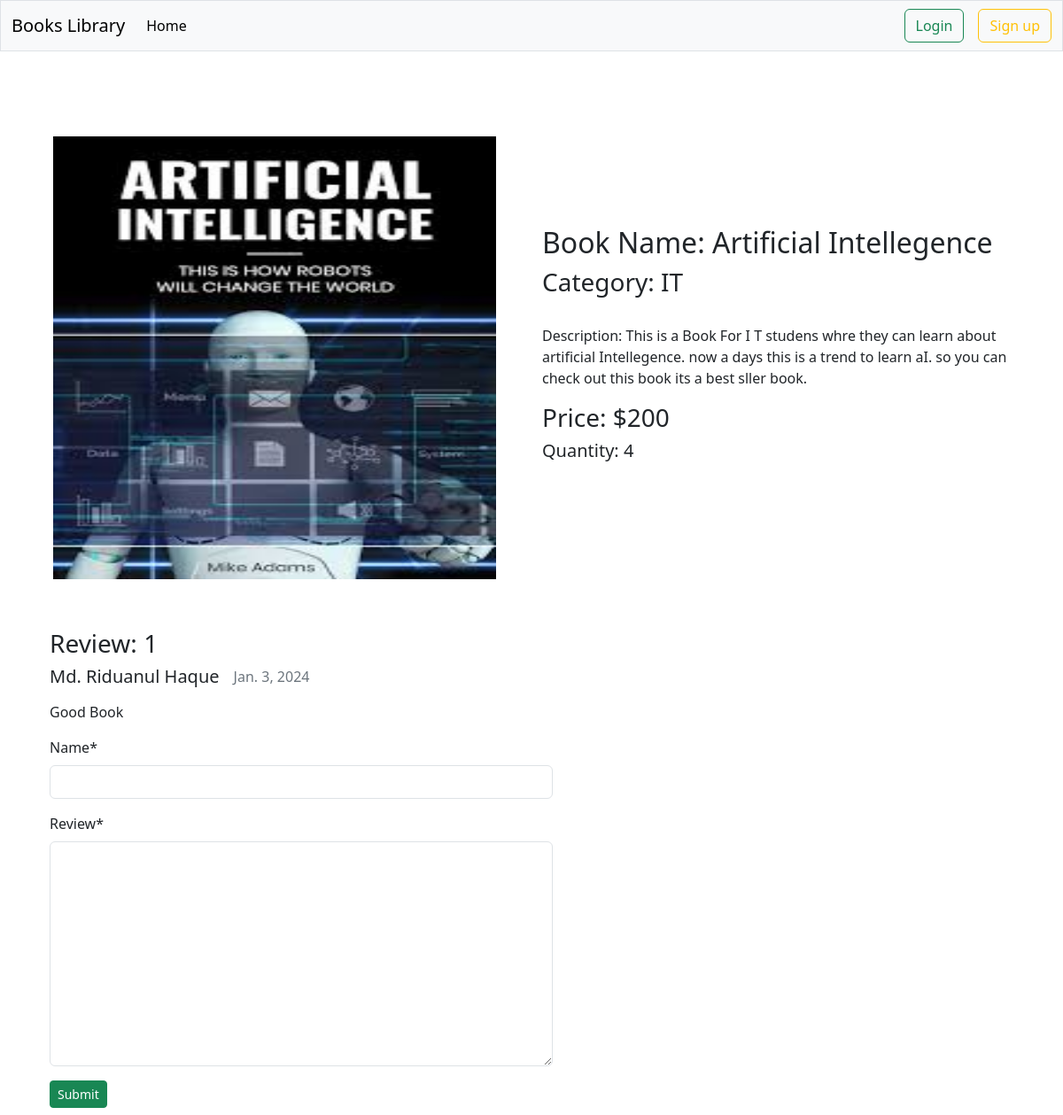
The app's page /books/details/1 with its own data.
### books/models.py (models this page shows, shortened)
class Book(models.Model):
    book_title = models.CharField(max_length=100)
    category = models.ForeignKey(Category, related_name = 'category', on_delete = models.CASCADE)
    price = models.IntegerField()
    description= models.TextField()
    image = models.ImageField(upload_to='books/media/', blank= True, null=True)
    quantity= models.PositiveIntegerField(default=0)

class Category(models.Model):
    category_name = models.CharField(max_length=100)
    slug = models.SlugField(max_length=100, unique= True, null=True, blank=True)

class Reviews(models.Model):
    book = models.ForeignKey(Book, on_delete=models.CASCADE, related_name='reviews', null=True)
    name = models.CharField(max_length=100)
    date = models.DateField(auto_now_add = True)
    review = models.TextField()

### books/views.py (the view, shortened to what this page needs)
# urls.py: path('details/<int:pk>',views.BookDetailsView.as_view(), name='details' ),
class BookDetailsView(DetailView):
    model = Book
    template_name ='details.html'
    context_object_name = 'book'
    def get_context_data(self, *args, **kwargs):
        context = super().get_context_data(*args, **kwargs)
        book = self.get_object()
        reviews = book.reviews.all
        review_form = ReviewForm()
        context['reviews'] = reviews
        context['review_form'] = review_form
        return context

### books/forms.py
class ReviewForm(forms.ModelForm):
    class Meta:
        model = Reviews
        fields = ['name', 'review']

### books/templates/Details.html (shortened to what this page needs)
{% extends "base.html" %}
{% block content %}
{%load crispy_forms_tags%}
    <div class=" row d-flex flex-wrap pt-5 justify-content-center align-items-center  mx-5">
        <div class="col-md-6 col-sm-12 pt-5  ">
            <img class='' style='width:500px; height:500px' src="{{book.image.url}}" alt="">
        </div>
        <div class="col-md-6 col-sm-12 pt-5 ">
            <h2>Book Name: {{book.book_title}}</h2>
            <h3>Category: {{book.category.category_name}}</h3>
            <br>
            <p>Description: {{book.description}}</p>
            <h3>Price: ${{book.price}}</h3>
            <h5>Quantity: {{book.quantity}}</h5>
            <br>
        </div>
    </div>
<div class="ms-5 p-2 mt-5">
        <div class="div">
            <h3>Review: {{reviews | length }}</h3>
            {% for review in reviews %}
                <div class='d-flex gap-3'>
                    <h5>{{review.name}}</h5>
                <p class='text-secondary'>{{review.date}}</p>
                </div>
                <p>{{review.review}}</p>
            {%endfor%}
           </div>
           <div class="w-50">
            <form action="" method="POST">
                {{review_form | crispy }}
                <button class="btn btn-success btn-sm" type='submit' name='review_post'>Submit</button>
            </form>
           </div>
    </div>
{% endblock content %}

### records on screen
Book: image (picture), book_title "Artificial Intellegence", category.category_name "IT", description "This is a Book For I T studens whre they can learn about artificial Intellegence. now a days this is a trend to learn aI. so you can check out this book its a best sller book.", price "200", quantity "4"
Reviews: name "Md. Riduanul Haque", date "Jan. 3, 2024", review "Good Book"

### other values on screen
{{ reviews | length }} "1"
